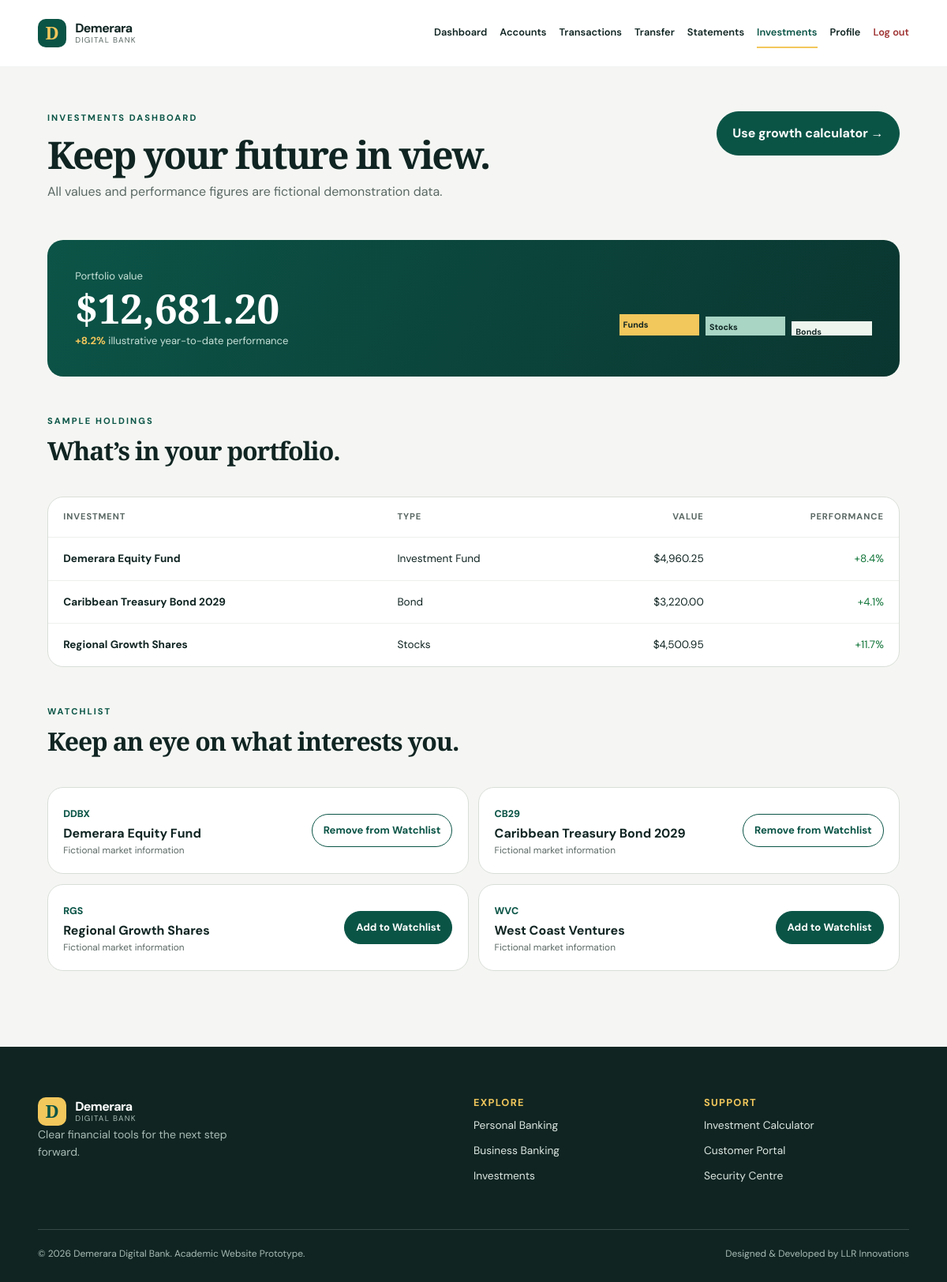
/portfolio.php (signed in), run on the app's committed database.
### tables this page shows
CREATE TABLE investments (
    id INT UNSIGNED AUTO_INCREMENT PRIMARY KEY,
    user_id INT UNSIGNED NOT NULL,
    investment_name VARCHAR(100) NOT NULL,
    investment_type VARCHAR(50) NOT NULL,
    value DECIMAL(12,2) NOT NULL,
    performance DECIMAL(7,2) NOT NULL,
    CONSTRAINT fk_investments_user FOREIGN KEY (user_id) REFERENCES users(id) ON DELETE CASCADE
);

### config/database.php (called while the page is built, shortened)
<?php
function db(): PDO
{
    $host = getenv('DDB_DB_HOST') ?: '127.0.0.1';
    $port = getenv('DDB_DB_PORT') ?: '3306';
    $name = getenv('DDB_DB_NAME') ?: 'ddb_bank';
    $user = getenv('DDB_DB_USER') ?: 'ddb_app';
    $password = getenv('DDB_DB_PASSWORD') ?: 'ddb_demo_2026';
    $connection = new PDO(
        "mysql:host={$host};port={$port};dbname={$name};charset=utf8mb4",
        $user,
        $password,
        [
            PDO::ATTR_ERRMODE => PDO::ERRMODE_EXCEPTION,
            PDO::ATTR_DEFAULT_FETCH_MODE => PDO::FETCH_ASSOC,
            PDO::ATTR_EMULATE_PREPARES => false,
        ]
    );
    return $connection;
}

### includes/helpers.php (called while the page is built, shortened)
<?php
function e(?string $value): string
{
    return htmlspecialchars((string) $value, ENT_QUOTES, 'UTF-8');
}
function money(float|string $value): string
{
    return '$' . number_format((float) $value, 2);
}

### portfolio.php (the view, shortened to what this page needs)
<?php
require_once __DIR__ . '/config/database.php';
require_once __DIR__ . '/includes/helpers.php';
$symbols = [
    'DDBX' => 'Demerara Equity Fund',
    'CB29' => 'Caribbean Treasury Bond 2029',
    'RGS' => 'Regional Growth Shares',
    'WVC' => 'West Coast Ventures',
];
$stmt = db()->prepare('SELECT * FROM investments WHERE user_id = ?');
$stmt->execute([$_SESSION['user_id']]);
$holdings = $stmt->fetchAll();
$portfolioValue = array_sum(array_map(fn($holding) => (float) $holding['value'], $holdings));
require __DIR__ . '/includes/header.php';
?>
<section class="portal-shell">
    <div class="portal-welcome"><div><p class="eyebrow">Investments dashboard</p><h1>Keep your future in view.</h1><p>All values and performance figures are fictional demonstration data.</p></div><a class="button" href="calculator.php">Use growth calculator →</a></div>
    <section class="portfolio-value"><div><span>Portfolio value</span><strong><?= money($portfolioValue) ?></strong><p><b>+8.2%</b> illustrative year-to-date performance</p></div><div class="allocation-bars" aria-label="Illustrative portfolio allocation"><span class="allocation-funds">Funds</span><span class="allocation-stocks">Stocks</span><span class="allocation-bonds">Bonds</span></div></section>
    <section class="portal-section"><div class="section-heading portal-heading"><div><p class="eyebrow">Sample holdings</p><h2>What’s in your portfolio.</h2></div></div><div class="table-wrap" tabindex="0" role="region" aria-label="Scrollable investment holdings table"><table class="transactions-table"><thead><tr><th>Investment</th><th>Type</th><th class="amount-cell">Value</th><th class="amount-cell">Performance</th></tr></thead><tbody><?php foreach ($holdings as $holding): ?><tr><td><strong><?= e($holding['investment_name']) ?></strong></td><td><?= e($holding['investment_type']) ?></td><td class="amount-cell"><?= money($holding['value']) ?></td><td class="amount-cell amount-credit">+<?= number_format((float) $holding['performance'], 1) ?>%</td></tr><?php endforeach; ?></tbody></table></div></section>
    <section class="portal-section"><div class="section-heading portal-heading"><div><p class="eyebrow">Watchlist</p><h2>Keep an eye on what interests you.</h2></div></div><div class="watchlist-grid"><?php foreach ($symbols as $symbol => $name): $watching = in_array($symbol, $_SESSION['watchlist'], true); ?><article class="watchlist-card"><div><span><?= e($symbol) ?></span><h3><?= e($name) ?></h3><p>Fictional market information</p></div><form method="post"><input type="hidden" name="csrf_token" value="<?= e(csrf_token()) ?>"><input type="hidden" name="symbol" value="<?= e($symbol) ?>"><input type="hidden" name="watchlist_action" value="<?= $watching ? 'remove' : 'add' ?>"><button type="submit" class="<?= $watching ? 'button button-outline button-small' : 'button button-small' ?>"><?= $watching ? 'Remove from Watchlist' : 'Add to Watchlist' ?></button></form></article><?php endforeach; ?></div></section>
</section>
<?php require __DIR__ . '/includes/footer.php'; ?>

### css/style.css (style rules this page uses)
:root { --ink:#102522;--green:#0a5446;--green-dark:#063c33;--gold:#f2c75c;--gold-soft:#fff3cc;--cream:#f7f4ed;--paper:#fffdf8;--sand:#e8dfcf;--muted:#5a6864;--line:#d9ded8;--coral:#b84545;--shadow:0 20px 50px rgba(10,53,44,.12);--radius:20px }
* { box-sizing:border-box }
html { scroll-behavior:smooth }
body { margin:0;background:var(--paper);font-family:'DM Sans',Arial,sans-serif;color:var(--ink);line-height:1.6 }
h1,h2,h3,p { margin-top:0 }
h1,h2,h3 { line-height:1.08 }
h1,h2 { font-family:'Playfair Display',Georgia,serif }
h1 { font-size:clamp(2.7rem,5.8vw,5.75rem);letter-spacing:-.045em }
h2 { font-size:clamp(2rem,3.4vw,3.35rem);letter-spacing:-.035em }
h3 { font-size:1.25rem }
a { color:inherit;text-decoration:none }
button,input,select { font:inherit }
.button { display:inline-flex;align-items:center;justify-content:center;gap:.6rem;padding:.88rem 1.22rem;border:1px solid var(--green);border-radius:999px;background:var(--green);color:#fff;font-weight:700;cursor:pointer;transition:transform .2s,background .2s }
.button-small { padding:.58rem .88rem;font-size:.82rem }
.button-outline { background:transparent;color:var(--green) }
.eyebrow { color:var(--green);font-size:.7rem;font-weight:700;letter-spacing:.18em;text-transform:uppercase }
.section-heading { margin-bottom:2.5rem }
.portal-body { background:#f5f6f3 }
.portal-shell { width:min(1160px,90%);margin:auto;padding:3.5rem 0 6rem }
.portal-welcome { display:flex;justify-content:space-between;gap:2rem;align-items:flex-start;margin-bottom:2rem }
.portal-welcome h1 { font-size:clamp(2.4rem,4vw,4rem);margin-bottom:.5rem }
.portal-welcome p:not(.eyebrow) { color:var(--muted) }
.portal-section { margin-top:3rem }
.portal-heading { display:flex;justify-content:space-between;align-items:end }
.portal-heading h2 { margin:0;font-size:2rem }
.amount-credit { color:#13763b }
.table-wrap { overflow:auto;background:#fff;border:1px solid var(--line);border-radius:var(--radius) }
.transactions-table { width:100%;border-collapse:collapse;min-width:690px }
.transactions-table th,.transactions-table td { text-align:left;padding:1rem 1.2rem;border-bottom:1px solid #edf0ec;font-size:.85rem }
.transactions-table th { color:var(--muted);font-size:.7rem;text-transform:uppercase;letter-spacing:.08em }
.transactions-table tbody tr:last-child td { border-bottom:0 }
.amount-cell { text-align:right!important }
.portfolio-value { background:linear-gradient(115deg,#0c5447,#0a3630);border-radius:var(--radius);padding:2.2rem;color:#fff;display:flex;justify-content:space-between;gap:2rem;align-items:center }
.portfolio-value span,.portfolio-value p { display:block;color:#c7e1d8;margin:0;font-size:.82rem }
.portfolio-value strong { font-family:'Playfair Display',serif;font-size:3.2rem;display:block;line-height:1.2 }
.portfolio-value b { color:var(--gold) }
.allocation-bars { display:flex;gap:.5rem;align-items:flex-end;height:70px;min-width:320px }
.allocation-bars span { height:var(--allocation);flex:1;padding:.3rem;background:var(--gold);color:var(--ink);font-size:.67rem;font-weight:700 }
.allocation-bars .allocation-funds { --allocation:39% }
.allocation-bars .allocation-stocks { --allocation:35%;background:#a8d5c4 }
.allocation-bars .allocation-bonds { --allocation:26%;background:#eef5ef }
.watchlist-grid { display:grid;grid-template-columns:repeat(2,1fr);gap:.8rem }
.watchlist-card { border:1px solid var(--line);border-radius:var(--radius);background:#fff;padding:1.2rem;display:flex;justify-content:space-between;gap:1rem;align-items:center }
.watchlist-card span { color:var(--green);font-weight:800;font-size:.78rem }
.watchlist-card h3 { margin:.25rem 0;font-size:1rem }
.watchlist-card p { font-size:.74rem;color:var(--muted);margin:0 }

### data on the page
investments: investment_name "Demerara Equity Fund", investment_type "Investment Fund", value "$4,960.25", performance "8.4"
investments: investment_name "Caribbean Treasury Bond 2029", investment_type "Bond", value "$3,220.00", performance "4.1"
investments: investment_name "Regional Growth Shares", investment_type "Stocks", value "$4,500.95", performance "11.7"

### other printed values
money($portfolioValue) "$12,681.20"
$symbol "DDBX"
$name "Demerara Equity Fund"
$symbol "CB29"
$name "Caribbean Treasury Bond 2029"
$symbol "RGS"
$name "Regional Growth Shares"
$symbol "WVC"
$name "West Coast Ventures"
